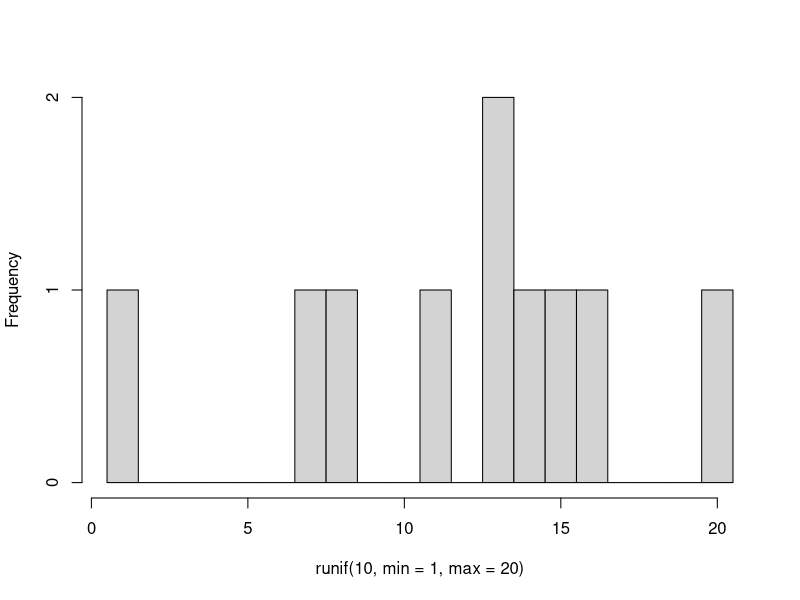
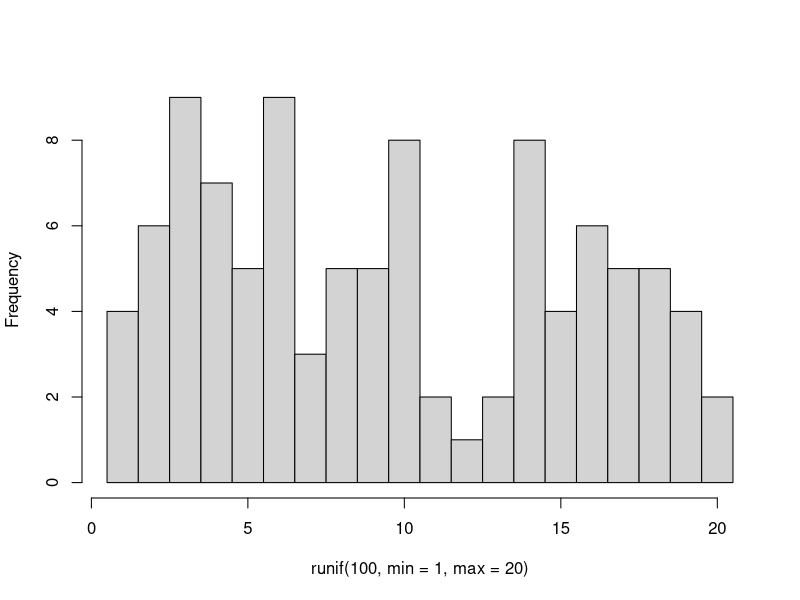
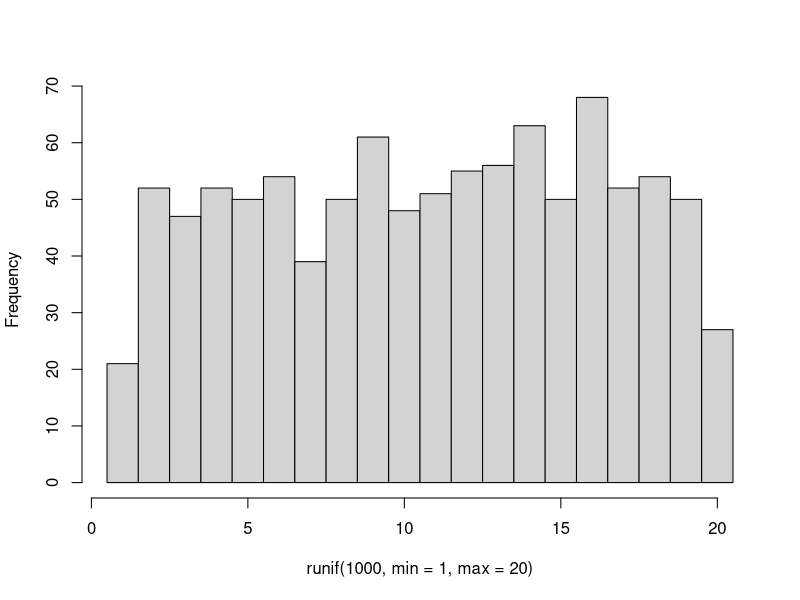
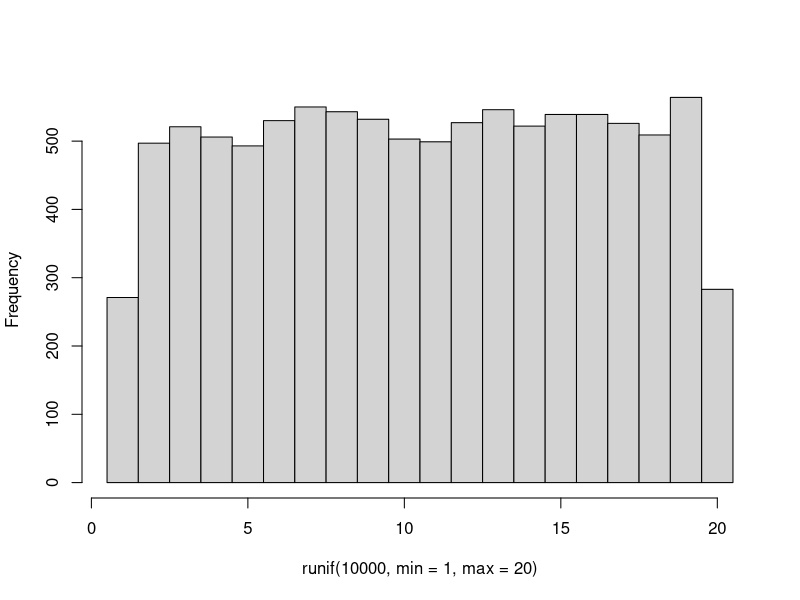
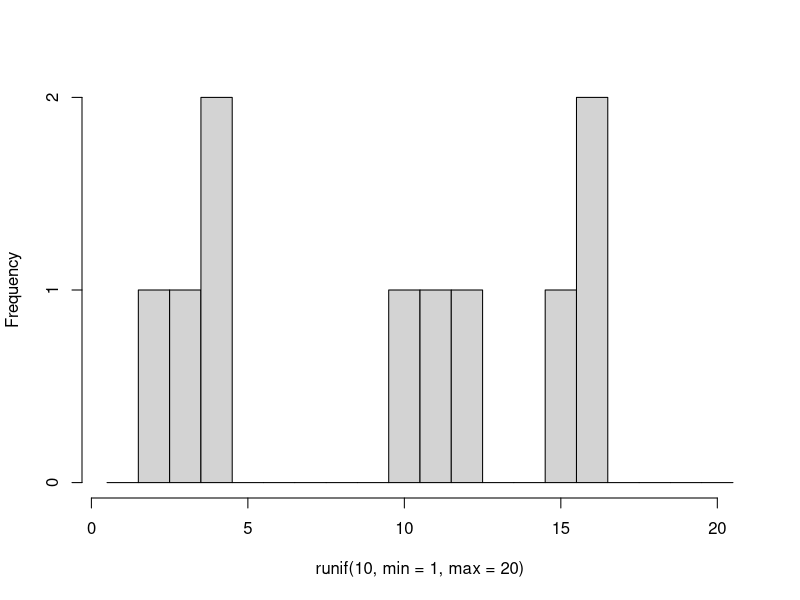
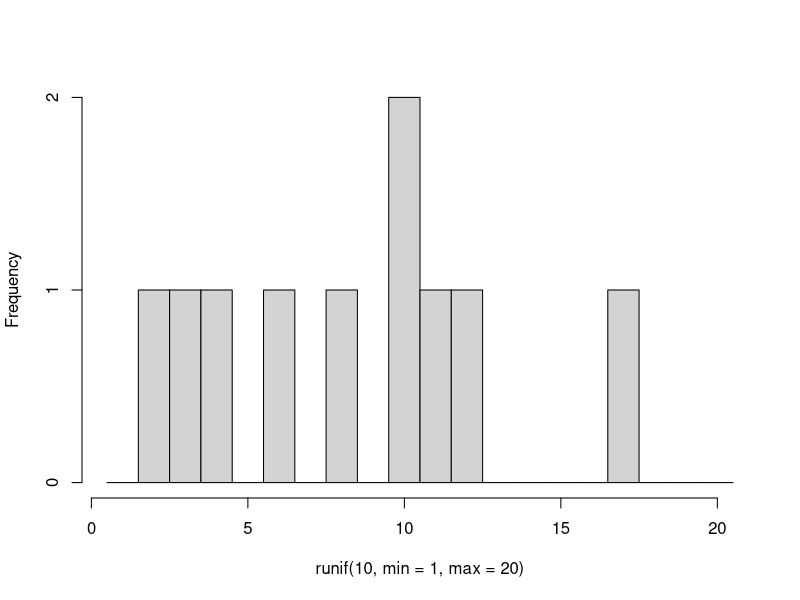
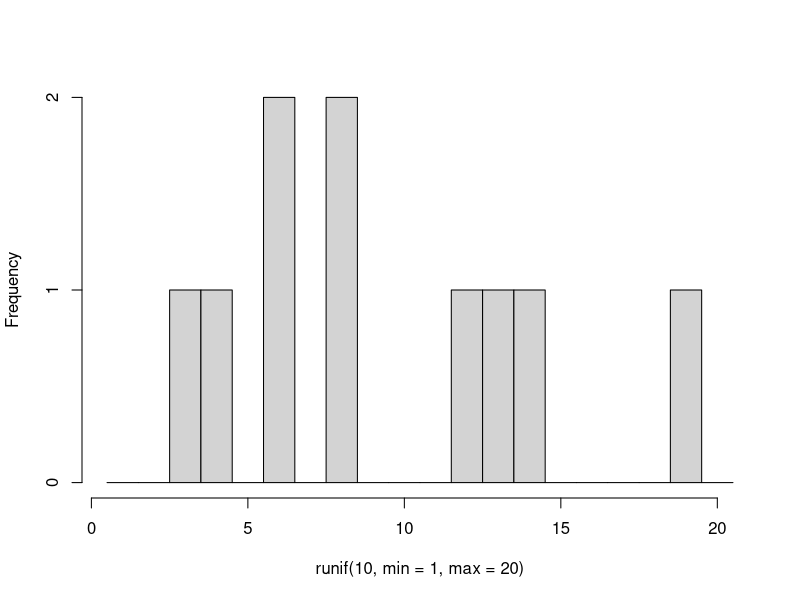
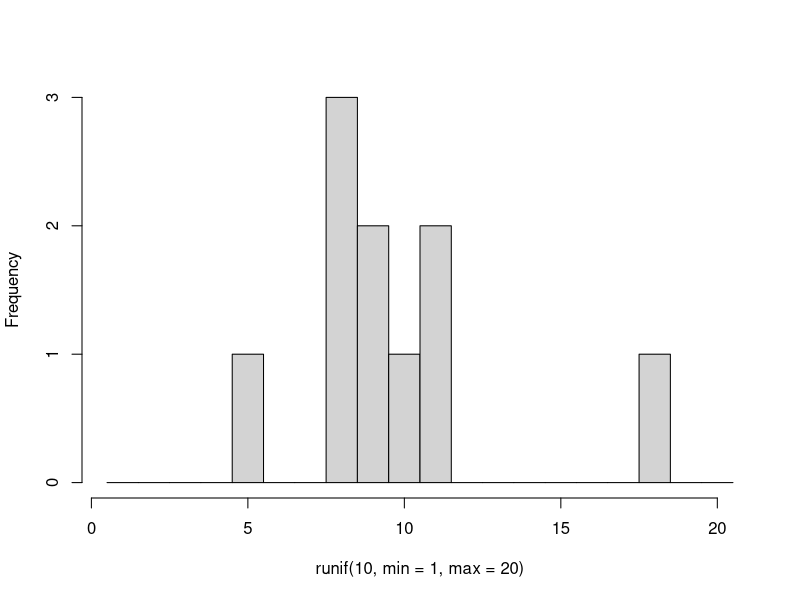

The R source for these figures, in order:
## ---- chunk 1

runif(1, min = 6, max = 9)

runif(10, min = 4, max = 20)

## ---- chunk 2

floor(runif(1, min = 1, max = 6))

## ---- chunk 3
#| layout-ncol: 2
#| fig-cap: 
#|   - "10 rolls"
#|   - "100 rolls"
#|   - "1000 rolls" 
#|   - "10000 rolls"
#| echo: false

hist(runif(10, min = 1, max = 20), breaks = seq(from = 0.5, to = 20.5), main = NULL)
hist(runif(100, min = 1, max = 20), breaks = seq(from = 0.5, to = 20.5), main = NULL)
hist(runif(1000, min = 1, max = 20), breaks = seq(from = 0.5, to = 20.5), main = NULL)
hist(runif(10000, min = 1, max = 20), breaks = seq(from = 0.5, to = 20.5), main = NULL)

## ---- chunk 4
#| layout-ncol: 5
#| echo: false

for (i in seq_along(1:10)) {
  hist(runif(10, min = 1, max = 20), breaks = seq(from = 0.5, to = 20.5), main = NULL)
}

## ---- chunk 5

rnorm(5)

rnorm(5, mean = 50, sd = 5)

## ---- chunk 6
#| layout-ncol: 2
#| fig-cap: 
#|   - "10 draws"
#|   - "100 draws"
#|   - "1000 draws" 
#|   - "10000 draws"
#| echo: false

hist(rnorm(10, mean = 50, sd = 5), main = NULL)
hist(rnorm(100, mean = 50, sd = 5), main = NULL)
hist(rnorm(1000, mean = 50, sd = 5), main = NULL)
hist(rnorm(10000, mean = 50, sd = 5), main = NULL)

## ---- chunk 7
#| layout-ncol: 5
#| echo: false

for (i in seq_along(1:10)) {
  hist(rnorm(50, mean = 50, sd = 5), main = NULL)
}

